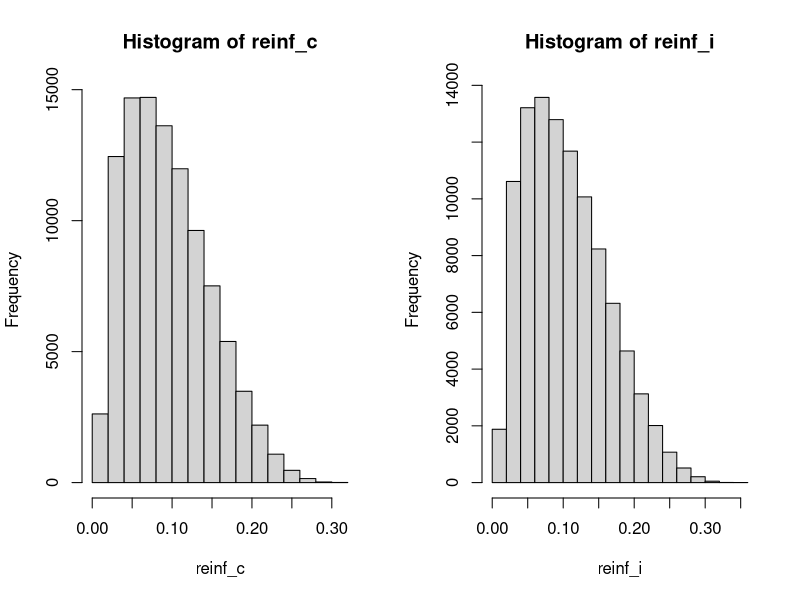
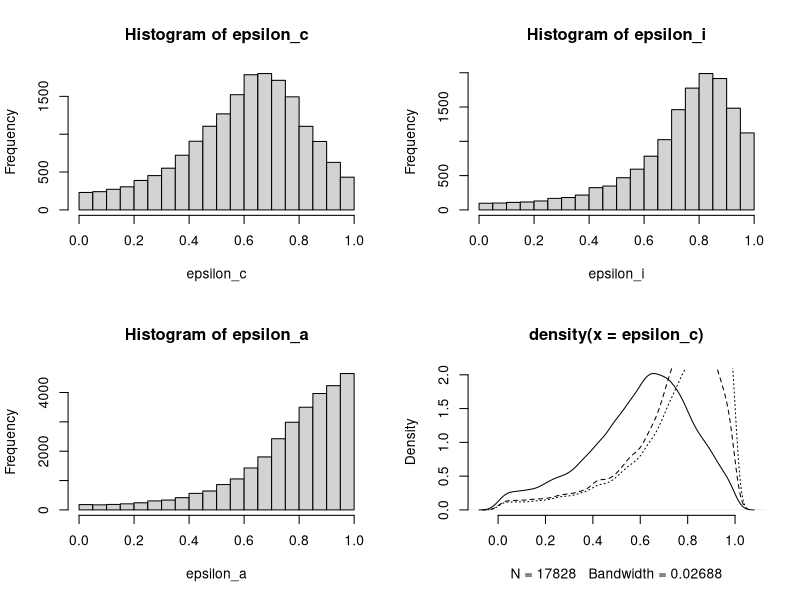
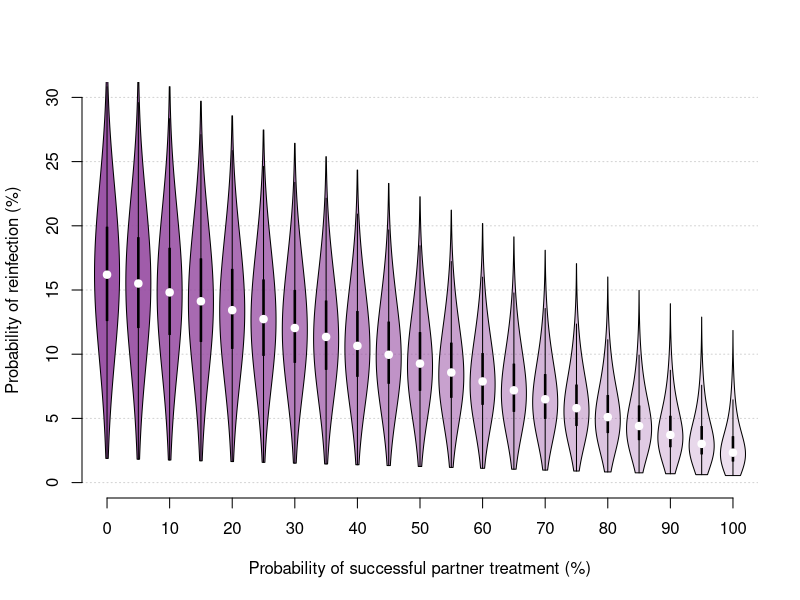
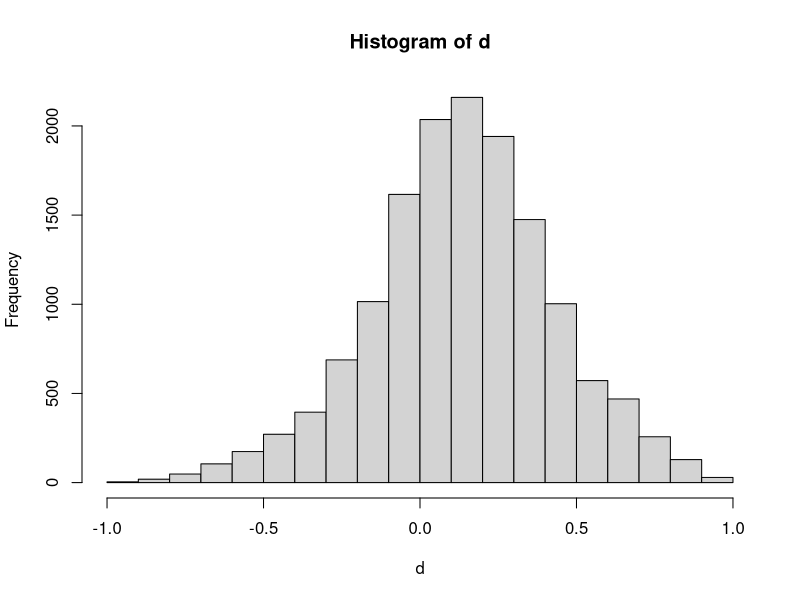

R code for these plots, in order:
# Estimating the effects of APT on reinfection of index cases with chlamydia
# Christian L. Althaus, 30 March 2023

# Data from LUSTRUM RCT (Estcourt et al, https://doi.org/10.1016/s2468-2667(22)00204-3)

# Table 1: Index patients in control and intervention phase
# Number of index patients: 1724, 1536
# Male index: 547, 522
# Female index: 1177, 1014

# Table 1: Sex partners in control and intervention phase
# Number of sex partners: 2589, 2218
# Male partners: 1699, 1419
# Female partners: 890, 799
# Likelihood of future sex, control period: (909 + 614/2)/2589 = 47%
# Likelihood of future sex, intervention period: (916 + 458/2)/2218 = 52%

# Table 2: Primary outcome (chlamydia test 12-24 weeks) (MAR MI)
# Positive test: 116/1724 (6.7%),	73/1536 (4.8%)

# Table S3: Primary outcome (chlamydia test 12-24 weeks) with/without APT
# When APT was accepted: 2/106 (1.9%)
# When APT was not accepted 29/560 (5.2%)

# Table 2: Secondary outcome (>= 1 sex partner treated for chlamydia) (MAR MI)
# Yes: 1452 (84.2%), 1344 (87.5%)

# Table 4: APT uptake and STI testing
# APT uptake by index patient: 244/1536 (15.9%)
# STI self-test return (all, male, female)
# Chlamydia positive: 78/120 (65.0%),	58/89 (65.2%),	20/31 (64.5%)

# Load libraries
library(vioplot)
library(RColorBrewer)

# Set random seed
set.seed(652156)

# Set parameters
l <- 1e5 # Sample size
partner_c <- 2589 # See above
sex_c <- 909 + 614/2 # See above
s_c <- rbinom(l, partner_c, sex_c/partner_c)/partner_c # Likelihood of future sex with partner (control phase)
partner_i <- 2218 # See above
sex_i <- 916 + 458/2 # See above
s_i <- rbinom(l, partner_i, sex_i/partner_i)/partner_i # Likelihood of future sex with partner (intervention phase)
pos <- rbinom(l, 120, 78/120)/120 # Chlamydia positivity (STI self-test return summary by gender of sex partner)
f <- 1/runif(l, 1, 7) # Frequency of sex acts between once a day and once a week (informed by Natsal)
beta <- runif(l, 0.06, 0.167) # Chlamydia transmission probability between 6 and 16.7% (https://doi.org/10.1097/OLQ.0b013e318248a550)
gamma <- 1/runif(l, 365/2, 365) # Duration of chlamydia infection (https://doi.org/10.1136/sextrans-2013-051279)
epsilon <- runif(l, 0, 1) # Probability that partner is treated effectively
sigma <- 1/runif(l, 7, 365/2) # Partnership lasts from 1 week to 6 months (https://doi.org/10.1136/sextrans-2013-051279)
delta <- 1/3.2 # Time to partner treatment (https://doi.org/10.1101/2020.12.07.20245142)
study <- 1/(runif(l, 12*7, 24*7)) # Study period

p <- function(s, pos, f, beta, gamma, sigma, epsilon, delta, study) {
  s*pos*(f*beta/(f*beta + gamma + sigma + delta + study) + (1 - epsilon)*delta/(f*beta + gamma + sigma + delta + study)*f*beta/(f*beta + gamma + sigma + study))
}

p_slope <- function(s, pos, f, beta, gamma, sigma, delta, study) {
  - s*pos*(delta/(f*beta + gamma + sigma + delta + study)*f*beta/(f*beta + gamma + sigma + study))
}

reinf_c <- p(s_c, pos, f, beta, gamma, sigma, epsilon, delta, study)
reinf_i <- p(s_i, pos, f, beta, gamma, sigma, epsilon, delta, study)
reinf_slope <- p_slope(s_c, pos, f, beta, gamma, sigma, delta, study)

10*quantile(reinf_slope, probs = c(0.0025, 0.5, 0.975))

summary(reinf_c)
summary(reinf_i)
par(mfrow = c(1, 2))
hist(reinf_c)
hist(reinf_i)

# Select samples that are within range in LUSTRUM RCT
range_c <- binom.test(116, 1724)$conf.int[1:2]
range_i <- binom.test(73, 1536)$conf.int[1:2]
range_a <- binom.test(2, 106)$conf.int[1:2]

w_c <- which(reinf_c >= range_c[1] & reinf_c <= range_c[2])
w_i <- which(reinf_i >= range_i[1] & reinf_i <= range_i[2])
w_a <- which(reinf_i >= range_a[1] & reinf_i <= range_a[2])

reinf_subset_c <- reinf_c[w_c]
reinf_subset_i <- reinf_i[w_i]
reinf_subset_a <- reinf_i[w_a]

# Posterior probability that partner is treated effectively
epsilon_c <- epsilon[w_c]
epsilon_i <- epsilon[w_i]
epsilon_a <- epsilon[w_a]
summary(epsilon_c)
summary(epsilon_i)
summary(epsilon_a)

par(mfrow = c(2, 2))
hist(epsilon_c)
hist(epsilon_i)
hist(epsilon_a)

plot(density(epsilon_c), frame = FALSE)
lines(density(epsilon_i), lty = 2)
lines(density(epsilon_a), lty = 3)

# Sensitivity analysis
par(mfrow = c(1, 1))
epsilon_range <- seq(0, 1, 0.05)
reinf_sens <- matrix(NA, nrow = l, ncol = length(epsilon_range))
for(i in 1:length(epsilon_range)) {
  reinf_sens[, i] <- p(s_c, pos, f, beta, gamma, sigma, epsilon_range[i], delta, study)
}

cols <- brewer.pal(4, "Set1")
cols <- rep(cols[4], length(epsilon_range))
t.cols <- cols
for(i in 1:length(cols)) {
  x <- col2rgb(cols[i])
  a <- 255 - 10*i
  t.cols[i] <- rgb(x[1, ], x[2, ], x[3, ], alpha = a, maxColorValue = 255)
}

plot(NA,
        xlim = c(0, 1), ylim = c(0, 30),
        xlab = "Probability of successful partner treatment (%)", ylab = "Probability of reinfection (%)", axes = FALSE, frame = FALSE)
abline(h = seq(0, 30, 5), col = "lightgray", lty = 3)
vioplot(1e2*reinf_sens, col = t.cols, at = epsilon_range, wex = 0.05, axes = FALSE, add = TRUE)
axis(1, seq(0, 1, 0.1), seq(0, 100, 10))
axis(2)

# Reinfection for different treatment values
quantile(reinf_sens[, 1])
quantile(reinf_sens[, 13])
quantile(reinf_sens[, 21])

# Compare difference
l <- min(c(length(epsilon_c), length(epsilon_i)))
d <- epsilon_i[1:l] - epsilon_c[1:l]
hist(d)
quantile(d)
